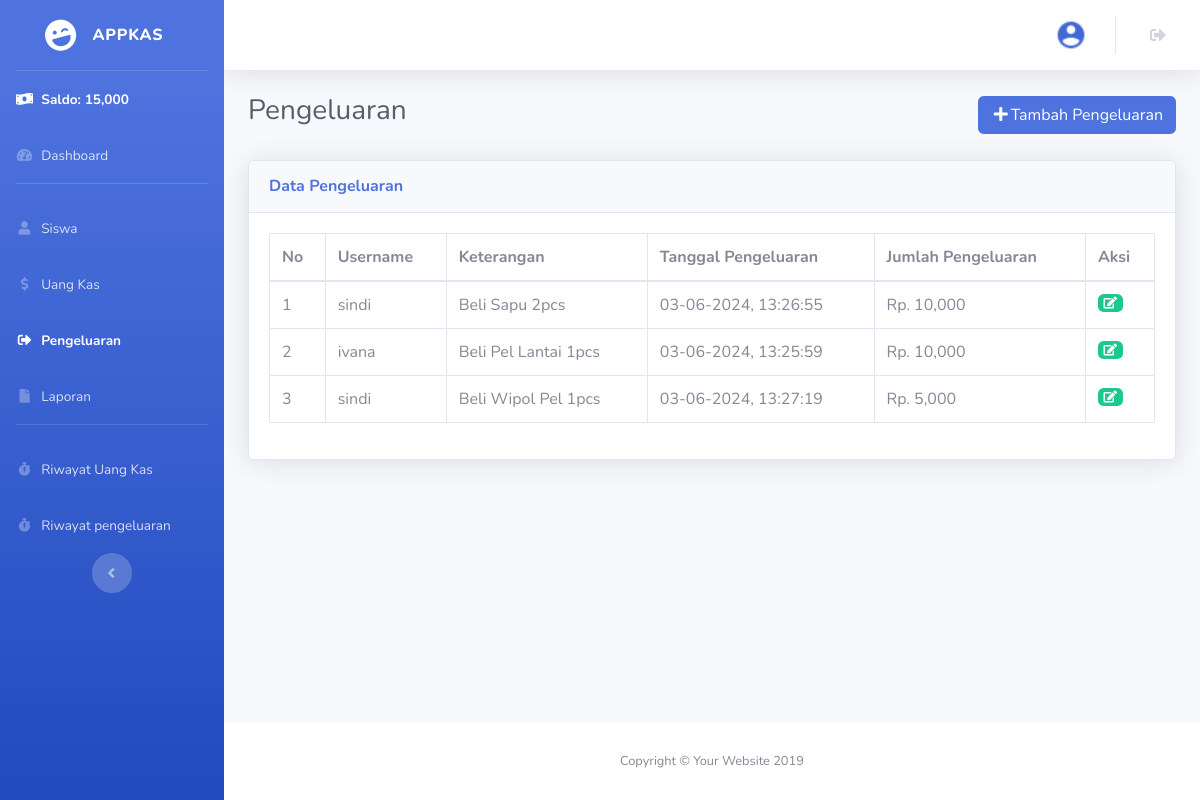
Page /pengeluaran.php on the committed database.
### tables this page shows
CREATE TABLE `pengeluaran` (
  `id_pengeluaran` int(11) NOT NULL,
  `jumlah_pengeluaran` int(11) NOT NULL,
  `keterangan` text NOT NULL,
  `tanggal_pengeluaran` int(11) NOT NULL,
  `id_user` int(11) NOT NULL
);

CREATE TABLE `user` (
  `id_user` int(11) NOT NULL,
  `nama_lengkap` varchar(100) NOT NULL,
  `username` varchar(100) NOT NULL,
  `password` varchar(255) NOT NULL,
  `id_jabatan` int(11) NOT NULL
);

### pengeluaran.php (the view, shortened to what this page needs)
<?php
  require 'connection.php';
  $pengeluaran = mysqli_query($conn, "SELECT * FROM pengeluaran INNER JOIN user ON pengeluaran.id_user = user.id_user");
  $jml_pengeluaran = mysqli_fetch_assoc(mysqli_query($conn, "SELECT sum(jumlah_pengeluaran) as jml_pengeluaran FROM pengeluaran"));
  $jml_pengeluaran = $jml_pengeluaran['jml_pengeluaran'];
  $jml_uang_kas = mysqli_fetch_assoc(mysqli_query($conn, "SELECT sum(minggu_ke_1 + minggu_ke_2 + minggu_ke_3 + minggu_ke_4) as jml_uang_kas FROM uang_kas"));
  $jml_uang_kas = $jml_uang_kas['jml_uang_kas'];
?>
<!DOCTYPE html>
<html lang="en">
<head>
  <link href="vendor/fontawesome-free/css/all.min.css" rel="stylesheet" type="text/css">
  <link href="css/sb-admin-2.min.css" rel="stylesheet">
  <link href="vendor/datatables/dataTables.bootstrap4.min.css" rel="stylesheet">
</head>
<body id="page-top">
  <div id="wrapper">
    <ul class="navbar-nav bg-gradient-primary sidebar sidebar-dark accordion" id="accordionSidebar">
      <a class="sidebar-brand d-flex align-items-center justify-content-center" href="index.html">
        <div class="sidebar-brand-icon rotate-n-15">
          <i class="fas fa-laugh-wink"></i>
        </div>
        <div class="sidebar-brand-text mx-3">APPKAS</div>
      </a>
      <hr class="sidebar-divider my-0">
        <li class="nav-item active">
      <a class="nav-link">
      <i class = "fas fa-money-bill-wave"></i>
      <span>Saldo: <?= number_format($jml_uang_kas - $jml_pengeluaran); ?></span></a>
      </li>
      <li class="nav-item">
        <a class="nav-link" href="index.php">
          <i class="fas fa-fw fa-tachometer-alt"></i>
          <span>Dashboard</span></a>
      </li>
      <hr class="sidebar-divider">
      <li class="nav-item">
        <a class="nav-link" href="siswa.php">
          <i class="fas fa-fw fa-user"></i>
          <span>Siswa</span>
        </a>
      </li>
      <li class="nav-item">
        <a class="nav-link" href="bulanuangkas.php">
          <i class="fas fa-fw fa-dollar-sign"></i>
          <span>Uang Kas</span>
        </a>
      </li>
      <li class="nav-item active">
        <a class="nav-link" href="pengeluaran.php">
          <i class="fas fa-fw fa-sign-out-alt"></i>
          <span>Pengeluaran</span>
        </a>
      </li>
      <li class="nav-item">
        <a class="nav-link" href="laporan.php">
          <i class="fas fa-fw fa-file"></i>
          <span>Laporan</span>
        </a>
      </li>
      <hr class="sidebar-divider">
      <li class="nav-item">
        <a class="nav-link" href="riwayatkas.php">
          <i class="fas fa-fw fa-stopwatch"></i>
          <span>Riwayat Uang Kas</span>
        </a>
      </li>
        <li class="nav-item">
          <a class="nav-link" href="riwayatpengeluaran.php">
            <i class="fas fa-fw fa-stopwatch"></i>
            <span>Riwayat pengeluaran</span>
          </a>
        </li>
        <div class="text-center d-none d-md-inline">
          <button class="rounded-circle border-0" id="sidebarToggle"></button>
        </div>
    </ul>
    <div id="content-wrapper" class="d-flex flex-column">
      <div id="content">
      <nav class="navbar navbar-expand navbar-light bg-white topbar mb-4 static-top shadow">
        <ul class="navbar-nav ml-auto">
        <li class="nav-item no-arrow">
          <a class="nav-link" href="profile.php" role="button" aria-haspopup="true" aria-expanded="false">
          <img class="img-profile rounded-circle" src="assets/img/img_properties/profile.png">
          </a>
        </li>
        <li class="nav-item no-arrow mx-1">
          <a class="nav-link" href="login.php" role="button" aria-haspopup="true" aria-expanded="false">
            <i class="fas fa-sign-out-alt fa-fw"></i>
          </a>
        </li>
      </ul>
      </nav>
      <div class="container-fluid">
        <div class="d-sm-flex align-items-center justify-content-between mb-4">
            <h1 class="h3 mb-2 text-gray-800">Pengeluaran</h1>
            <button class="btn btn-primary" data-toggle="modal" data-target="#tambahPengeluaranModal">
              <i class="fas fa-fw fa-plus"></i>Tambah Pengeluaran
            </button>
        </div>
      <div class="card shadow mb-4">
            <div class="card-header py-3">
              <h6 class="m-0 font-weight-bold text-primary">Data Pengeluaran</h6>
            </div>
            <div class="card-body">
              <div class="table-responsive">
                <table class="table table-bordered" id="dataTable" width="100%" cellspacing="0">
                  <thead>
                    <tr>
                      <th>No</th>
                      <th>Username</th>
                      <th>Keterangan</th>
                      <th>Tanggal Pengeluaran</th>
                      <th>Jumlah Pengeluaran</th>
                      <th>Aksi</th>
                    </tr>
                  </thead>
                  <tbody>
                  <?php $i = 1; ?>
                  <?php foreach ($pengeluaran as $dp): ?>
                    <tr>
                      <td><?= $i++; ?></td>
                      <td><?= $dp['username']; ?></td>
                      <td><?= $dp['keterangan']; ?></td>
                      <td><?= date("d-m-Y, H:i:s", $dp['tanggal_pengeluaran']); ?></td>
                      <td>Rp. <?= number_format($dp['jumlah_pengeluaran']); ?></td>
                      <td>
                          <a href="" class="badge badge-success" data-toggle="modal" data-target="#editPengeluaranModal<?= $dp['id_pengeluaran']; ?>"><i class="fas fa-fw fa-edit"></i></a>
                        </td>
                    </tr>
                  <?php endforeach ?>
                  </tbody>
                </table>
              </div>
            </div>
        </div>
  </div>
</div>
      <footer class="sticky-footer bg-white">
        <div class="container my-auto">
          <div class="copyright text-center my-auto">
            <span>Copyright &copy; Your Website 2019</span>
          </div>
        </div>
      </footer>
    </div>
  </div>
</body>
</html>

### rows in the picture
pengeluaran: id_user.username "sindi", keterangan "Beli Sapu 2pcs", tanggal_pengeluaran "03-06-2024, 13:26:55", jumlah_pengeluaran "10,000"
pengeluaran: id_user.username "ivana", keterangan "Beli Pel Lantai 1pcs", tanggal_pengeluaran "03-06-2024, 13:25:59", jumlah_pengeluaran "10,000"
pengeluaran: id_user.username "sindi", keterangan "Beli Wipol Pel 1pcs", tanggal_pengeluaran "03-06-2024, 13:27:19", jumlah_pengeluaran "5,000"

### other values in the picture
$jml_uang_kas - $jml_pengeluaran "15,000"
